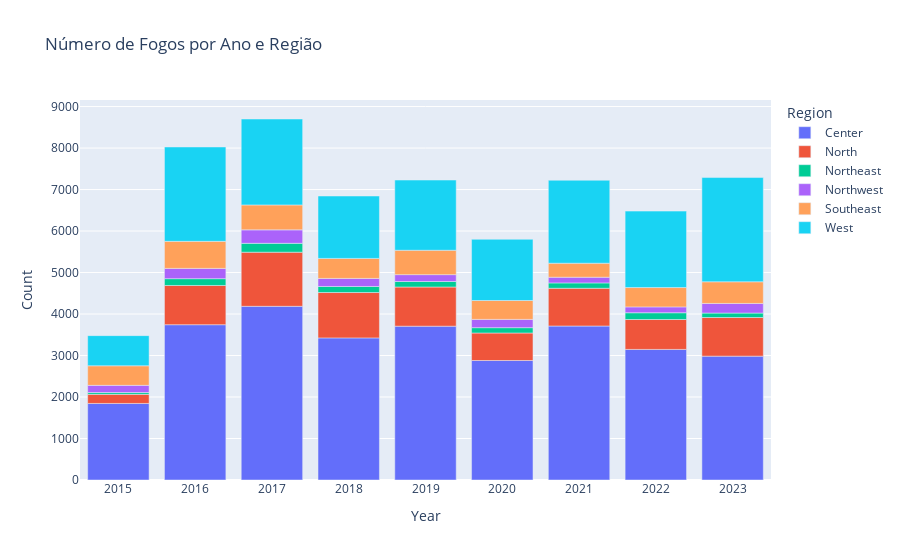

The cell this chart's notebook holds for it:
### Markdown cell above
## Prompt
considera a seguinte estrutura de dados<br>
Year,Latitude,Longitude,State,Municipality,Region,Property,Start_Date,End_Date,Duration_days,Type_of_fire,Vegetation_type,Fire_regime,Impact_type,Adult_trees,Saplings,Shrubs,Herbaceous,Leaf_litter,Total_hectares,Size,Detection,Arrival,Duration,Cause 2015,20.369306,-104.5465556,Jalisco,Atenguillo,West,El cuatillo,2015-01-01,2015-01-02,2 to 3 Days,Superficial,Oak Forest,Adapted,Minimal Impact,0.0,0.0,0.0,0.0,1.5,1.5,0 to 5 Hectares,00:09:5,00:35:0,07:00:00,Unknown 2015,19.307297,-99.09259444,Ciudad de México,Xochimilco,Center,Ejidos de Xochimilco,2015-01-01,2015-01-01,1 Day,Superficial,Natural Grassland,Adapted,Minimal Impact,0.0,0.0,1.5,0.0,0.0,1.5,0 to 5 Hectares,00:08:0,00:40:0,02:50:00,Illicit Activities 2015,19.273358,-99.05628056,Ciudad de México,Xochimilco,Center,San Gregorio Atlapulco,2015-01-01,2015-01-01,1 Day,Superficial,Unknown,Other,Minimal Impact,0.0,0.0,1.0,0.0,0.0,1.0,0 to 5 Hectares,00:04:5,00:15:0,24:20:00,Illicit Activities 2015,19.27575,-98.11483333,Tlaxcala,Chiautempan,Center,Tlalcuapan,2015-01-01,2015-01-01,1 Day,Superficial,Pine Forest,Adapted,Minimal Impact,0.0,0.0,0.0,0.5,0.0,0.5,0 to 5 Hectares,00:06:0,00:24:5,01:41:00,Livestock Activities 

estes dados foram importados para python, para uma pandas Dataframe "df"

dá-me o código para desenhar com plotly, na sintaxe mais simples possível, um gráfico de barras do número de fogos por ano, com cada barra dividida por região

### Code cell
# Contar o número de fogos por ano e região
df_count = df.groupby(['Year', 'Region']).size().reset_index(name='Count')

# Desenhar o gráfico de barras
fig = px.bar(df_count, x='Year', y='Count', color='Region', title='Número de Fogos por Ano e Região')
fig.show()

### Figure 1 — Plotly figure (JSON) as saved in the notebook; plotly's stock layout.template omitted (floating-point values rounded to 4 significant figures)
{"data": [{"alignmentgroup": "True", "hovertemplate": "Region=Center<br>Year=%{x}<br>Count=%{y}<extra></extra>", "legendgroup": "Center", "marker": {"color": "#636efa", "pattern": {"shape": ""}}, "name": "Center", "offsetgroup": "Center", "orientation": "v", "showlegend": true, "textposition": "auto", "type": "bar", "x": [2015, 2016, 2017, 2018, 2019, 2020, 2021, 2022, 2023], "xaxis": "x", "y": [1845, 3743, 4186, 3425, 3707, 2880, 3711, 3147, 2985], "yaxis": "y"}, {"alignmentgroup": "True", "hovertemplate": "Region=North<br>Year=%{x}<br>Count=%{y}<extra></extra>", "legendgroup": "North", "marker": {"color": "#EF553B", "pattern": {"shape": ""}}, "name": "North", "offsetgroup": "North", "orientation": "v", "showlegend": true, "textposition": "auto", "type": "bar", "x": [2015, 2016, 2017, 2018, 2019, 2020, 2021, 2022, 2023], "xaxis": "x", "y": [219, 945, 1304, 1093, 944, 663, 910, 721, 931], "yaxis": "y"}, {"alignmentgroup": "True", "hovertemplate": "Region=Northeast<br>Year=%{x}<br>Count=%{y}<extra></extra>", "legendgroup": "Northeast", "marker": {"color": "#00cc96", "pattern": {"shape": ""}}, "name": "Northeast", "offsetgroup": "Northeast", "orientation": "v", "showlegend": true, "textposition": "auto", "type": "bar", "x": [2015, 2016, 2017, 2018, 2019, 2020, 2021, 2022, 2023], "xaxis": "x", "y": [44, 164, 214, 146, 133, 128, 129, 163, 107], "yaxis": "y"}, {"alignmentgroup": "True", "hovertemplate": "Region=Northwest<br>Year=%{x}<br>Count=%{y}<extra></extra>", "legendgroup": "Northwest", "marker": {"color": "#ab63fa", "pattern": {"shape": ""}}, "name": "Northwest", "offsetgroup": "Northwest", "orientation": "v", "showlegend": true, "textposition": "auto", "type": "bar", "x": [2015, 2016, 2017, 2018, 2019, 2020, 2021, 2022, 2023], "xaxis": "x", "y": [173, 248, 324, 194, 165, 200, 137, 141, 232], "yaxis": "y"}, {"alignmentgroup": "True", "hovertemplate": "Region=Southeast<br>Year=%{x}<br>Count=%{y}<extra></extra>", "legendgroup": "Southeast", "marker": {"color": "#FFA15A", "pattern": {"shape": ""}}, "name": "Southeast", "offsetgroup": "Southeast", "orientation": "v", "showlegend": true, "textposition": "auto", "type": "bar", "x": [2015, 2016, 2017, 2018, 2019, 2020, 2021, 2022, 2023], "xaxis": "x", "y": [472, 652, 601, 482, 588, 455, 337, 466, 522], "yaxis": "y"}, {"alignmentgroup": "True", "hovertemplate": "Region=West<br>Year=%{x}<br>Count=%{y}<extra></extra>", "legendgroup": "West", "marker": {"color": "#19d3f3", "pattern": {"shape": ""}}, "name": "West", "offsetgroup": "West", "orientation": "v", "showlegend": true, "textposition": "auto", "type": "bar", "x": [2015, 2016, 2017, 2018, 2019, 2020, 2021, 2022, 2023], "xaxis": "x", "y": [726, 2274, 2071, 1504, 1692, 1475, 2000, 1842, 2512], "yaxis": "y"}], "layout": {"autosize": true, "barmode": "relative", "legend": {"title": {"text": "Region"}, "tracegroupgap": 0}, "title": {"text": "Número de Fogos por Ano e Região"}, "xaxis": {"anchor": "y", "autorange": true, "domain": [0, 1], "range": [2014.0, 2024.0], "title": {"text": "Year"}, "type": "linear"}, "yaxis": {"anchor": "x", "autorange": true, "domain": [0, 1], "range": [0, 9158.0], "title": {"text": "Count"}, "type": "linear"}}}
